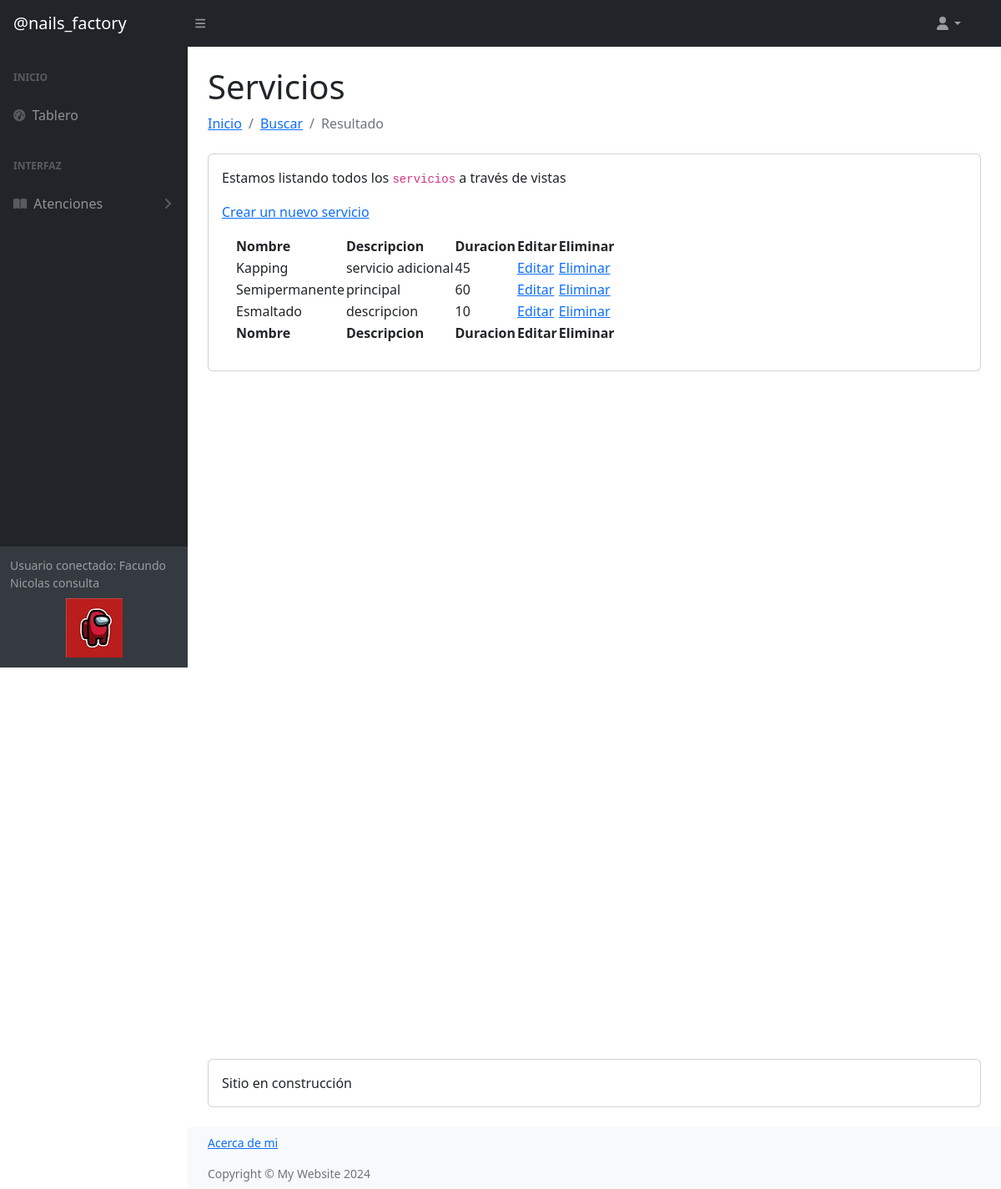
/servicios/listado (signed in), run on the app's committed database.
### accounts/models.py (models this page shows, shortened)
class Avatar(models.Model):
    user = models.OneToOneField(User, to_field="id", on_delete=models.CASCADE,blank=True, null=True, related_name="avatar")
    imagen = models.ImageField(upload_to="avatares", blank=True, null=True)

### servicios/models.py (models this page shows, shortened)
class Servicio(models.Model):
    ser_nombre = models.CharField(max_length=50, unique=True)
    ser_descripcion = models.CharField(max_length=100, default="descripcion")
    ser_duracion = models.IntegerField(default=10)

### servicios/views.py (the view)
# urls.py: path('listado', views.ServicioListView.as_view(),name= "ListadoServicios"),
class ServicioListView(LoginRequiredMixin,ListView):
    model = Servicio
    context_object_name = "servicios"
    template_name = "servicios/listado.html"

### servicios/templates/servicios/listado.html (shortened to what this page needs)
{% extends 'core/base.html' %}
{% load static %}
{% block main %}
<main>
    <div class="container-fluid px-4">
        <h1 class="mt-4">Servicios</h1>
        <ol class="breadcrumb mb-4">
            <li class="breadcrumb-item"><a href="{% url 'Inicio' %}">Inicio</a></li>
            <li class="breadcrumb-item"><a href="#">Buscar</a></li>
            <li class="breadcrumb-item active">Resultado</li>
        </ol>
        <div class="card mb-4">
            <div class="card-body">
                <p class="mb-0">
                    Estamos listando todos los
                    <code>servicios</code>
                   a través de vistas
                </p>
                <div>
                    <a href="{% url 'NuevoServicio' %}">Crear un nuevo servicio</a>
                </div>
                <div class="card-body">
                    <table id="datatablesSimple">
                        <thead>
                            <tr>
                                <th>Nombre</th>
                                <th>Descripcion</th>
                                <th>Duracion</th>
                                <th>Editar</th>
                                <th>Eliminar</th>
                            </tr>
                        </thead>
                        <tfoot>
                            <tr>
                                <th>Nombre</th>
                                <th>Descripcion</th>
                                <th>Duracion</th>
                                <th>Editar</th>
                                <th>Eliminar</th>
                            </tr>
                        </tfoot>
                        <tbody>
                            {%if servicios %}
                                {%for servicio in servicios %}
                                    <tr>
                                        <td> {{servicio.ser_nombre}} </td>
                                        <td> {{servicio.ser_descripcion}}</td>
                                        <td> {{servicio.ser_duracion}}</td>
                                        <td> <a href="{% url 'ModificarServicio' servicio.pk%}">Editar</a></td>
                                        <td> <a href="{% url 'BorrarServicio' servicio.pk%}">Eliminar</a></td>
                                    </tr>
                                {% endfor %}
                            {% endif %}
                        </tbody>
                    </table>
                </div>
            </div>
        </div>
        <div style="height: 100vh"></div>
        <div class="card mb-4"><div class="card-body">Sitio en construcción</div></div>
    </div>
</main>
    {% endblock main %}

### core/templates/core/base.html (shortened to what this page needs)
<!DOCTYPE html>
{% load static %}
<html lang="en">
    <head>
        <link href="https://cdn.jsdelivr.net/npm/simple-datatables@7.1.2/dist/style.min.css" rel="stylesheet" />
        <link href="{% static 'core/css/styles.css' %}" rel="stylesheet" />
    </head>
    <body class="sb-nav-fixed">
        <nav class="sb-topnav navbar navbar-expand navbar-dark bg-dark">
            <a class="navbar-brand ps-3" href="https://www.instagram.com/nailsfactory.cba/">@nails_factory</a>
            <button class="btn btn-link btn-sm order-1 order-lg-0 me-4 me-lg-0" id="sidebarToggle" href="#!"><i class="fas fa-bars"></i></button>
            <form class="d-none d-md-inline-block form-inline ms-auto me-0 me-md-3 my-2 my-md-0">
                <ul class="navbar-nav ms-auto ms-md-0 me-3 me-lg-4">
                    <li class="nav-item dropdown">
                        <a class="nav-link dropdown-toggle" id="navbarDropdown" href="#" role="button" data-bs-toggle="dropdown" aria-expanded="false"><i class="fas fa-user fa-fw"></i></a>
                    </li>
                </ul>
            </form>
        </nav>
        <div id="layoutSidenav">
            <div id="layoutSidenav_nav">
                <nav class="sb-sidenav accordion sb-sidenav-dark" id="sidenavAccordion">
                    <div class="sb-sidenav-menu">
                        <div class="nav">
                            <div class="sb-sidenav-menu-heading">Inicio</div>
                            <a class="nav-link" href="{% url 'Inicio' %}">
                                <div class="sb-nav-link-icon"><i class="fas fa-tachometer-alt"></i></div>
                                Tablero
                            </a>
                            <div class="sb-sidenav-menu-heading">Interfaz</div>
                            <a class="nav-link collapsed" href="#" data-bs-toggle="collapse" data-bs-target="#collapsePages2" aria-expanded="false" aria-controls="collapsePages2">
                                <div class="sb-nav-link-icon"><i class="fas fa-book-open"></i></div>
                                Atenciones
                                <div class="sb-sidenav-collapse-arrow"><i class="fas fa-angle-down"></i></div>
                            </a>
                        </div>
                    </div>
                    <div class="sb-sidenav-footer">
                        <div class="small">Usuario conectado:
                        {% if request.user.is_authenticated %}
                            {{ request.user.first_name }}
                            {% for grupo in request.user.groups.all %}
                                    {{ grupo.name }}
                            {% endfor %}
                    </div>
                        <div style="height: 1vh"></div>
                        <div class="img-avatar">
                            <img src="{{request.user.avatar.imagen.url}}" alt="" heigth="40px">
                        </div>
                        {% else %}
                        NONE
                        {% endif %}
                    </div>
                </nav>
            </div>
        <div id="layoutSidenav_content">
    {% block main %}
    {% endblock main %}
    <footer class="py-2 bg-light mt-auto">
        <div class="container-fluid px-4">
            <div class="d-flex align-items-left small">
                <div>
                    <a href="{% url 'About' %}"> Acerca de mi</a>
                    <div class="text-muted">Copyright &copy; My Website 2024</div>
                </div>
            </div>
        </div>
    </footer>
</body>
</html>

### data on the page
Servicio: ser_nombre "Kapping", ser_descripcion "servicio adicional", ser_duracion "45"
Servicio: ser_nombre "Semipermanente", ser_descripcion "principal", ser_duracion "60"
Servicio: ser_nombre "Esmaltado", ser_descripcion "descripcion", ser_duracion "10"

### other printed values
{{ request.user.first_name }} "Facundo Nicolas"
{{ grupo.name }} "consulta"
